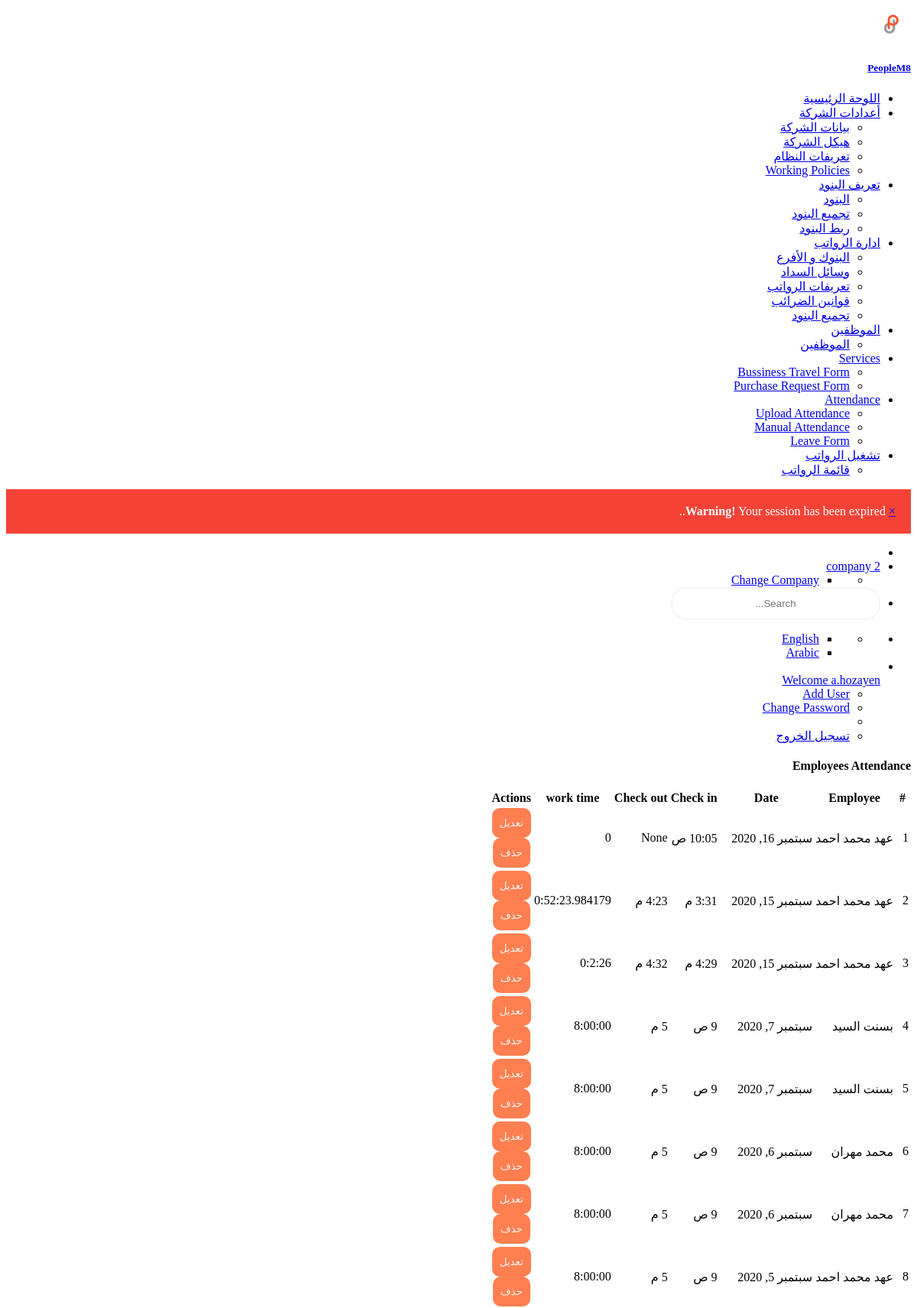
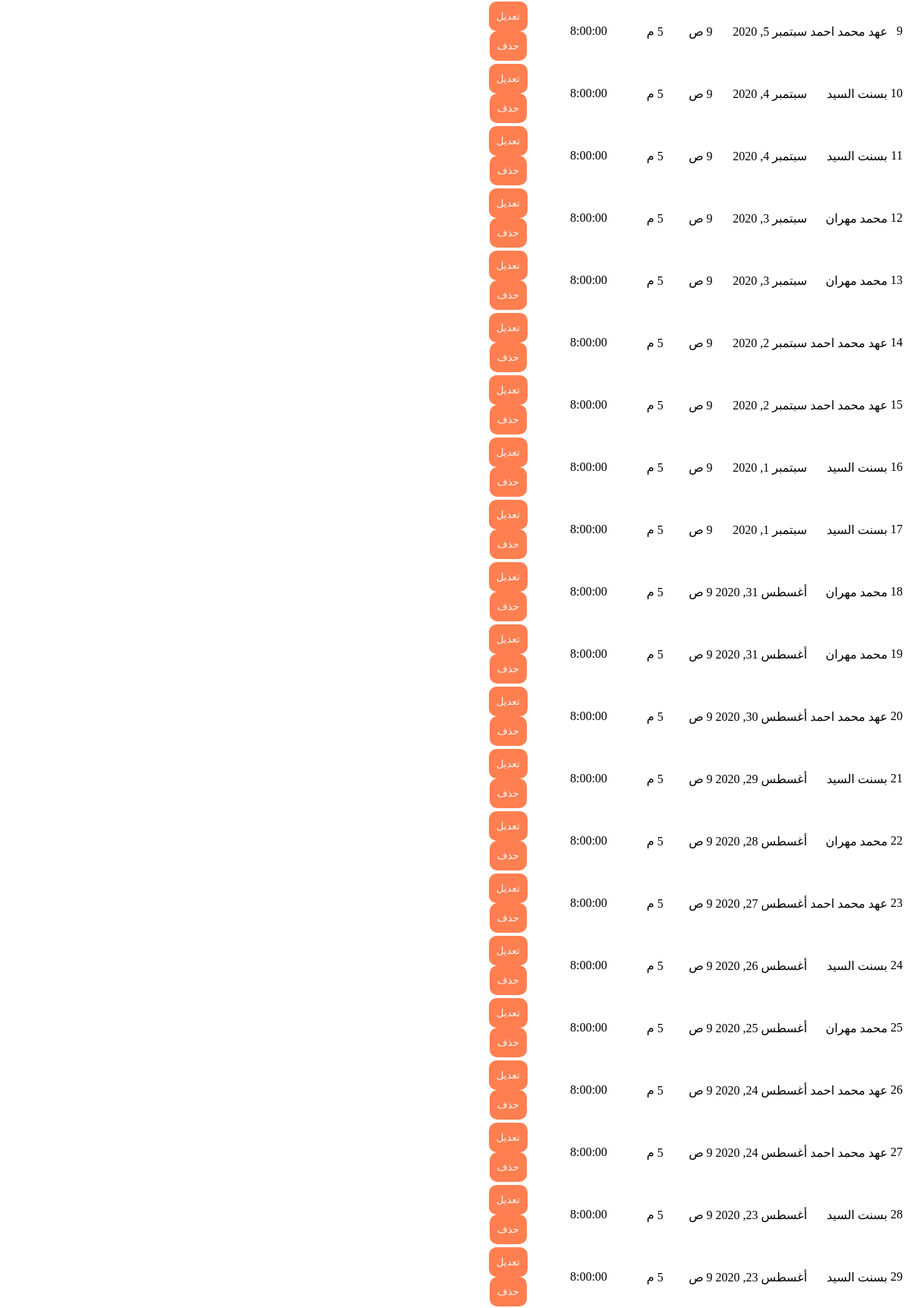
Page /attendance/list-attendance/ (signed in, upper part) on the committed database (2 pictures, top to bottom).
### custom_user/models.py (models this page shows)
class User(AbstractUser):
    emp_type_list = [("A", _("Admin")),
                     ("E", _("Employee"))]
    company = models.ForeignKey(Enterprise, null=True, blank=True, on_delete=models.CASCADE, related_name='company_user', verbose_name=_('Name'))
    employee_type = models.CharField(max_length=3, choices=emp_type_list, verbose_name=_('Employee Type'))
    business_unit_name = models.CharField(max_length=150, null=True, blank=True, verbose_name=_('Business Unit Name'))
    reg_tax_num = models.CharField(max_length=150, null=True, blank=True, verbose_name=_('Reg Tax Num'))
    commercail_record = models.CharField(max_length=150, null=True, blank=True, verbose_name=_('Commercail Record '))

### company/models.py (models this page shows)
class Enterprise(models.Model):
    enterprise_user = models.ForeignKey(settings.AUTH_USER_MODEL, on_delete=models.CASCADE, related_name="company_user")
    name = models.CharField(max_length=255, verbose_name=_('Company Name'))
    reg_tax_num = models.CharField(max_length=150, verbose_name=_('Reg Tax Num'))
    commercail_record = models.CharField(max_length=150, verbose_name=_('Commercial Record'))
    address1 = models.CharField(max_length=255, blank=True, null=True, verbose_name=_('Address1'))
    phone = models.CharField(max_length=255, blank=True, null=True, verbose_name=_('Phone'))
    mobile = models.CharField(max_length=255, blank=True, null=True, verbose_name=_('Mobile'))
    fax = models.CharField(max_length=255, blank=True, null=True, verbose_name=_('Fax'))
    email = models.EmailField(blank=True, null=True, verbose_name=_('Email'))
    country = models.ForeignKey(Country, on_delete=models.CASCADE, null=True, blank=True, verbose_name=_('Country'))
    slug = models.SlugField(blank=True, null=True)
    start_date = models.DateField(auto_now=False, auto_now_add=False, default=date.today, verbose_name=_('Start Date'))
    end_date = models.DateField(auto_now=False, auto_now_add=False, blank=True, null=True, verbose_name=_('End Date'))
    created_by = models.ForeignKey(settings.AUTH_USER_MODEL, blank=False, on_delete=models.CASCADE,
                                   related_name="company_created_by")
    creation_date = models.DateField(auto_now=True, auto_now_add=False)
    last_update_by = models.ForeignKey(settings.AUTH_USER_MODEL, blank=True, null=True, on_delete=models.CASCADE,
                                       related_name="company_last_update_by")
    last_update_date = models.DateField(auto_now=False, auto_now_add=True)
    attribute1 = models.CharField(max_length=255)
    attribute2 = models.CharField(max_length=255)
    attribute3 = models.CharField(max_length=255)
    attribute4 = models.CharField(max_length=255)
    attribute5 = models.CharField(max_length=255)
    attribute6 = models.CharField(max_length=255)
    attribute7 = models.CharField(max_length=255)
    attribute8 = models.CharField(max_length=255)
    attribute9 = models.CharField(max_length=255)
    attribute10 = models.CharField(max_length=255)
    attribute11 = models.CharField(max_length=255)
    attribute12 = models.CharField(max_length=255)
    attribute13 = models.CharField(max_length=255)
    attribute14 = models.CharField(max_length=255)
    attribute15 = models.CharField(max_length=255)
    def __str__(self):
        return self.name

### attendance/models.py (models this page shows, shortened)
class Attendance(models.Model):
    employee = models.ForeignKey(Employee, related_name='emp_attendance', on_delete=models.CASCADE, blank=True, null=True,)
    date = models.DateField(blank=True, null=True,)
    check_in = models.TimeField(blank=True, null=True, )
    check_out = models.TimeField(blank=True, null=True)
    work_hours = models.CharField(max_length=100, blank=True, null=True)
    normal_hrs = models.DecimalField(decimal_places=2, max_digits=4, blank=True, null=True, default=0)
    normal_overtime_hours = models.DecimalField(decimal_places=2, max_digits=4, blank=True, null=True, default=0)
    exceptional_hrs = models.DecimalField(decimal_places=2, max_digits=4, blank=True, null=True, default=0)
    exceptional_overtime = models.DecimalField(decimal_places=2, max_digits=4, blank=True, null=True, default=0)
    delay_hrs = models.TimeField(blank=True, null=True)
    absence_days = models.IntegerField(blank=True, null=True, default=0)
    day_of_week = models.CharField(max_length=12, blank=True, null=True,)
    slug = models.SlugField(blank=True, null=True)
    created_by = models.ForeignKey(settings.AUTH_USER_MODEL, on_delete=models.CASCADE, blank=True, null=True, related_name='attendance_created_by')
    creation_date = models.DateField(auto_now_add=True)
    last_update_by = models.ForeignKey(settings.AUTH_USER_MODEL, on_delete=models.CASCADE, blank=True, null=True, related_name='attendance_last_updated_by')
    last_update_date = models.DateField(auto_now=True)

### employee/models.py (models this page shows, shortened)
class Employee(models.Model):
    identification_type_list = [("N", _("National Id")), ("P", _("Passport"))]
    gender_list = [("M", _("Male")), ("F", _("Female"))]
    social_status_list = [("M", _("Married")), ("S", _("Single"))]
    military_status_list = [("E", _("Exemption")), ("C", _("Complete the service")), ("P", _("Postponed"))]
    religion_list = [("M", _("Muslim")), ("C", _("Chrestin"))]
    user = models.ForeignKey(settings.AUTH_USER_MODEL, on_delete=models.CASCADE, blank=True, null=True, related_name='employee_user')
    enterprise = models.ForeignKey(Enterprise, on_delete=models.CASCADE,related_name='enterprise_employee', verbose_name=_('Department'))
    emp_number = models.IntegerField(default=0, blank=True, null=True, verbose_name=_('Employee Number'))
    emp_name = models.CharField(max_length=60, verbose_name=_('Employee Name'))
    address1 = models.CharField(max_length=255, blank=True, null=True, verbose_name=_('address1'))
    address2 = models.CharField(max_length=255, blank=True, null=True, verbose_name=_('address2'))
    phone = models.CharField(max_length=255, blank=True, null=True, verbose_name=_('phone'))
    mobile = models.CharField(max_length=255, blank=True, null=True, verbose_name=_('mobile'))
    date_of_birth = models.DateField(auto_now=False, auto_now_add=False, blank=True, null=True, verbose_name=_('Birthdate'))
    hiredate = models.DateField(auto_now=False, auto_now_add=False, default=date.today, verbose_name=_('Hire Date'))
    email = models.EmailField(blank=True, null=True, verbose_name=_('email'))
    picture = models.ImageField(null=True, blank=True, verbose_name=_('picture'))
    is_active = models.BooleanField(blank=True, default=True, verbose_name=_('Is Active'))
    identification_type	= 	models.CharField(max_length=5, choices=identification_type_list, null=True, blank=True, verbose_name=_('ID Type'))
    id_number = models.CharField(max_length=50, blank=True, null=True, verbose_name=_('ID Number'))
    place_of_birth = models.CharField(max_length=100, blank=True, null=True, verbose_name=_('Place of Birth'))
    nationality = models.CharField(max_length=20, blank=True, null=True, verbose_name=_('Nationality'))
    field_of_study = models.CharField(max_length=30, blank=True, null=True, verbose_name=_('Field of Study'))
    education_degree = models.CharField(max_length=30, blank=True, null=True, verbose_name=_('Eductaion Degree'))
    gender = models.CharField(max_length=5, choices=gender_list, null=True, blank=True, verbose_name=_('Gender'))
    social_status	= 	models.CharField(max_length=5, choices=social_status_list, null=True, blank=True, verbose_name=_('Social Status'))
    military_status	= 	models.CharField(max_length=5, choices=military_status_list, null=True, blank=True, verbose_name=_('Milatery Status'))
    religion	= 	models.CharField(max_length=5, choices=religion_list, null=True, blank=True, verbose_name=_('Religion'))
    insured = models.BooleanField(verbose_name=_('Insured'))
    insurance_number = models.CharField(max_length=30, blank=True, null=True, verbose_name=_('Insurance Number'))
    insurance_date = models.DateField(auto_now=False, auto_now_add=False, blank=True, null=True, verbose_name=_('Insurance Date'))
    insurance_salary = models.FloatField(default=0.0, null=True, blank=True, verbose_name=_('Insurance Salary'))
    has_medical = models.BooleanField(verbose_name=_('Has Medical'))
    medical_number = models.CharField(max_length=30, blank=True, null=True, verbose_name=_('Medical Number'))
    medical_date = models.DateField(auto_now=False, auto_now_add=False, blank=True, null=True, verbose_name=_('Medical Date'))
    start_date = models.DateField(auto_now=False, auto_now_add=False, default=date.today, verbose_name=_('Start Date'))
    end_date = models.DateField(auto_now=False, auto_now_add=False, blank=True, null=True, verbose_name=_('End Date'))
    created_by = models.ForeignKey(settings.AUTH_USER_MODEL, blank=False, on_delete=models.CASCADE, related_name="emp_created_by")
    creation_date = models.DateField(auto_now=True, auto_now_add=False)
    last_update_by = models.ForeignKey(settings.AUTH_USER_MODEL, blank=True, null=True, on_delete=models.CASCADE)
    last_update_date = models.DateField(auto_now=False, auto_now_add=True)
    def __str__(self):
        return self.emp_name

### attendance/views.py (the view)
# urls.py: path('list-attendance/', views.list_all_attendance, name='emp-attendance'),
@login_required(login_url='/login')
def list_all_attendance(request):
    attendance_list = Attendance.objects.filter(created_by__company=request.user.company).order_by('-date')
    att_context = {
        'attendances': attendance_list,
        'page_title': 'Employees Attendance',
    }
    return render(request, 'list_attendance.html', att_context)

### attendance/templates/list_attendance.html (shortened to what this page needs)
{% extends "master.html" %}
{% load staticfiles %}
{% load crispy_forms_tags %}
{% load l10n %}
{% load i18n %}
{% block body %}
<div class="container-fluid">
  <div class="row" style="margin-left:0px;">
    <div class="col-md-8">
      <h4 class="c-grey-900">{{page_title|title}}</h4>
    </div>
  </div>
  <div class="col-md-12">
    <div class="row" style="margin-left:0px;">
      <div class="col-md-12">
        <div class="bgc-white bd bdrs-3 p-20 mB-20">
          <table class="table table-striped table-bordered" id="dataTable">
            <thead>
              <tr>
                <th>#</th>
                <th>Employee</th>
                <th>Date</th>
                <th>Check in</th>
                <th>Check out</th>
                <th>work time</th>
                <th>Actions</th>
              </tr>
            </thead>
            <tbody>
              {% for i in attendances %}
              <tr>
                <td>{{forloop.counter }}</td>
                <td>{{i.employee}}</td>
                <td>{{i.date}}</td>
                <td>{{i.check_in}}</td>
                <td>{{i.check_out}}</td>
                <td>{{i.work_hours}}</td>
                <td class="Actions">
                  <div class="w-100 gap-10 peers">
                    <div class="peer">
                      <a href="{% url 'attendance:update-attendance' att_update_slug=i.slug%}">
                        <button type="button" class="btn cur-p btn-outline-primary">{% trans "Update" %}</button>
                      </a>
                    </div>
                    <div class="peer">
                      <a href="#">
                        <button type="button" class="btn cur-p btn-outline-danger" data-toggle="modal" data-target="#delete-modal{{i.slug}}">{% trans "Delete" %}</button>
                      </a>
                    </div>
                  </div>
                </td>
              </tr>
              {% endfor %}
            </tbody>
          </table>
        </div>
      </div>
    </div>
  </div>
</div>
{% endblock body %}

### MashreqPayroll/templates/top_nav.html (shortened to what this page needs)
{% load staticfiles %}
{% load i18n %}
{% load l10n %}
{% get_current_language_bidi as LANGUAGE_BIDI %}
<div class="header-container">
  <ul class="{% if LANGUAGE_BIDI %} nav-right {% else %} nav-left {% endif %}">
    <li><a id="sidebar-toggle" class="sidebar-toggle" href="javascript:void(0);"></a></li>
    <li class="notifications dropdown">
      <a href="#" class="dropdown-toggle no-after" data-toggle="dropdown">
        {% if LANGUAGE_BIDI %}
        <span class="fsz-sm c-grey-900">{{request.user.company}}</span>
        {% else %}
        <span class="fsz-sm c-grey-900">{{request.user.company}}</span>
        <i class="ti-angle-down" style="font-size: xx-small;"></i>
        {% endif %}
      </a>
      <ul class="dropdown-menu" style="min-width: 125px;">
        <li>
          <ul class="dropdown-menu p-5 fsz-sm" style="position: relative;">
            <li><a href="{% url 'company:user-companies-list' %}" class="d-b td-n pY-5 bgcH-grey-100 c-grey-700">{% trans "Change Company" %}</a></li>
          </ul>
        </li>
      </ul>
    </li>
    <li class="search-input"><input class="form-control" type="text" placeholder="Search..."></li>
  </ul>
  <ul class="{% if LANGUAGE_BIDI %} nav-left {% else %} nav-right {% endif %}">
    <li class="notifications dropdown">
      <ul class="dropdown-menu" style="min-width: 125px;">
        <li>
          <ul class="ovY-a pos-r scrollable lis-n p-0 m-0 fsz-sm">
            <li><a href="{% url 'home:en' %}" class="peers fxw-nw td-n p-20 bdB c-grey-800 cH-blue bgcH-grey-100">English</a></li>
            <li><a href="{% url 'home:ar' %}" class="peers fxw-nw td-n p-20 bdB c-grey-800 cH-blue bgcH-grey-100">Arabic</a></li>
          </ul>
        </li>
      </ul>
    </li>
    <li class="dropdown">
      <a href="#" class="dropdown-toggle no-after peers fxw-nw ai-c lh-1" data-toggle="dropdown">
        <div class="peer mR-10"><img class="w-2r bdrs-50p" src="#" alt=""></div>
        <div class="peer"><span class="fsz-sm c-grey-900">Welcome {{request.user}}</span></div>
      </a>
      <ul class="dropdown-menu fsz-sm">
        {% if request.user.employee_type == 'A'%}
        <li><a href="{% url 'home:new-user' %}" class="d-b td-n pY-5 bgcH-grey-100 c-grey-700">
            <span>{% trans "Add User" %}</span></a>
        </li>
        {% endif %}
        <li><a href="{% url 'home:password_change' %}" class="d-b td-n pY-5 bgcH-grey-100 c-grey-700">
            <span>{% trans "Change Password" %}</span></a>
        </li>
        <li role="separator" class="divider"></li>
        {% if user.is_authenticated %}
        <li>
          <a href="{% url 'home:logout' %}" class="d-b td-n pY-5 bgcH-grey-100 c-grey-700">
             <span>{% trans "Log out" %}</span>
          </a>
        </li>
        {% else %}
        <li>
          <a href="{% url 'home:user-login' %}" class="d-b td-n pY-5 bgcH-grey-100 c-grey-700">
            <i class="ti-power-off mR-10"></i> <span>{% trans "Log in" %}</span>
          </a>
        </li>
        {% endif %}
      </ul>
    </li>
  </ul>
</div>

### MashreqPayroll/static/css/style-main-ar.css (style rules this page uses)
body { text-align: right !important; }
input { border: 2px solid whitesmoke; border-radius: 20px; padding: 12px 10px; text-align: center; width: 250px; }
button { border: none; border-radius: 10px; padding: 12px 10px; text-align: center; cursor: pointer; background: coral; color: whitesmoke; }
.Actions { display: block ruby; text-align: center; }

### MashreqPayroll/static/css/style.css (style rules this page uses)
th { text-align: center; }

### rows in the picture
User: user.company "company 2", user "a.hozayen"
Attendance: employee "عهد محمد احمد", date "سبتمبر 16, 2020", check_in "10:05 ص", check_out "None", work_hours "0"
Attendance: employee "عهد محمد احمد", date "سبتمبر 15, 2020", check_in "3:31 م", check_out "4:23 م", work_hours "0:52:23.984179"
Attendance: employee "عهد محمد احمد", date "سبتمبر 15, 2020", check_in "4:29 م", check_out "4:32 م", work_hours "0:2:26"
Attendance: employee "بسنت السيد", date "سبتمبر 7, 2020", check_in "9 ص", check_out "5 م", work_hours "8:00:00"
Attendance: employee "بسنت السيد", date "سبتمبر 7, 2020", check_in "9 ص", check_out "5 م", work_hours "8:00:00"
Attendance: employee "محمد مهران", date "سبتمبر 6, 2020", check_in "9 ص", check_out "5 م", work_hours "8:00:00"
Attendance: employee "محمد مهران", date "سبتمبر 6, 2020", check_in "9 ص", check_out "5 م", work_hours "8:00:00"
Attendance: employee "عهد محمد احمد", date "سبتمبر 5, 2020", check_in "9 ص", check_out "5 م", work_hours "8:00:00"
Attendance: employee "عهد محمد احمد", date "سبتمبر 5, 2020", check_in "9 ص", check_out "5 م", work_hours "8:00:00"
Attendance: employee "بسنت السيد", date "سبتمبر 4, 2020", check_in "9 ص", check_out "5 م", work_hours "8:00:00"
Attendance: employee "بسنت السيد", date "سبتمبر 4, 2020", check_in "9 ص", check_out "5 م", work_hours "8:00:00"
Attendance: employee "محمد مهران", date "سبتمبر 3, 2020", check_in "9 ص", check_out "5 م", work_hours "8:00:00"
Attendance: employee "محمد مهران", date "سبتمبر 3, 2020", check_in "9 ص", check_out "5 م", work_hours "8:00:00"
Attendance: employee "عهد محمد احمد", date "سبتمبر 2, 2020", check_in "9 ص", check_out "5 م", work_hours "8:00:00"
Attendance: employee "عهد محمد احمد", date "سبتمبر 2, 2020", check_in "9 ص", check_out "5 م", work_hours "8:00:00"
Attendance: employee "بسنت السيد", date "سبتمبر 1, 2020", check_in "9 ص", check_out "5 م", work_hours "8:00:00"
Attendance: employee "بسنت السيد", date "سبتمبر 1, 2020", check_in "9 ص", check_out "5 م", work_hours "8:00:00"
Attendance: employee "محمد مهران", date "أغسطس 31, 2020", check_in "9 ص", check_out "5 م", work_hours "8:00:00"
Attendance: employee "محمد مهران", date "أغسطس 31, 2020", check_in "9 ص", check_out "5 م", work_hours "8:00:00"
Attendance: employee "عهد محمد احمد", date "أغسطس 30, 2020", check_in "9 ص", check_out "5 م", work_hours "8:00:00"
Attendance: employee "بسنت السيد", date "أغسطس 29, 2020", check_in "9 ص", check_out "5 م", work_hours "8:00:00"
Attendance: employee "محمد مهران", date "أغسطس 28, 2020", check_in "9 ص", check_out "5 م", work_hours "8:00:00"
Attendance: employee "عهد محمد احمد", date "أغسطس 27, 2020", check_in "9 ص", check_out "5 م", work_hours "8:00:00"
Attendance: employee "بسنت السيد", date "أغسطس 26, 2020", check_in "9 ص", check_out "5 م", work_hours "8:00:00"
Attendance: employee "محمد مهران", date "أغسطس 25, 2020", check_in "9 ص", check_out "5 م", work_hours "8:00:00"
Attendance: employee "عهد محمد احمد", date "أغسطس 24, 2020", check_in "9 ص", check_out "5 م", work_hours "8:00:00"
Attendance: employee "عهد محمد احمد", date "أغسطس 24, 2020", check_in "9 ص", check_out "5 م", work_hours "8:00:00"
Attendance: employee "بسنت السيد", date "أغسطس 23, 2020", check_in "9 ص", check_out "5 م", work_hours "8:00:00"
Attendance: employee "بسنت السيد", date "أغسطس 23, 2020", check_in "9 ص", check_out "5 م", work_hours "8:00:00"

### other values in the picture
{{ message|safe }} "Your session has been expired."
{{ page_title|title }} "Employees Attendance"
